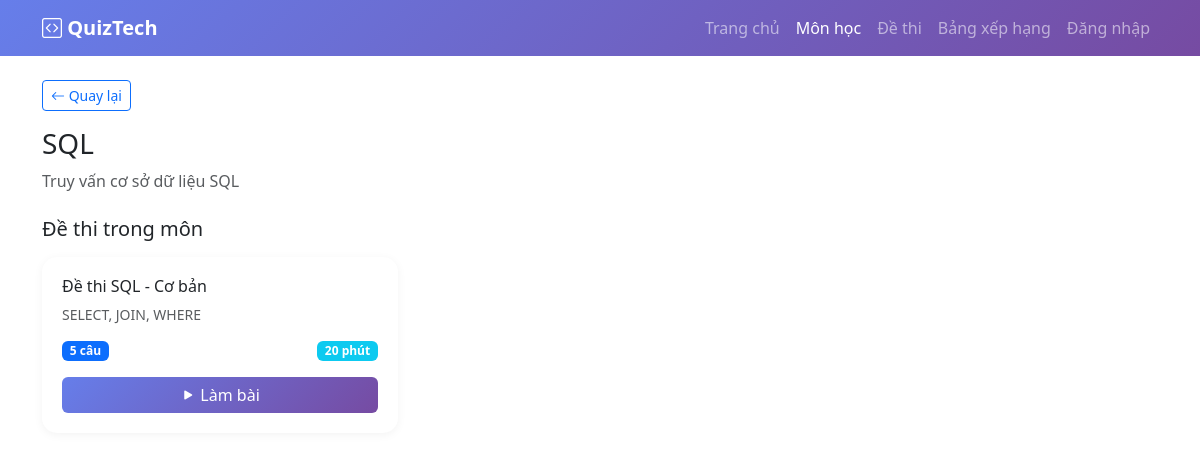
Page /subjects.php?id=4 on the committed database.
### tables this page shows
CREATE TABLE subjects (
    id INT PRIMARY KEY AUTO_INCREMENT,
    name VARCHAR(100) NOT NULL,
    description TEXT,
    icon VARCHAR(50),
    created_at TIMESTAMP DEFAULT CURRENT_TIMESTAMP
);

CREATE TABLE exams (
    id INT PRIMARY KEY AUTO_INCREMENT,
    subject_id INT,
    title VARCHAR(200) NOT NULL,
    description TEXT,
    time_limit INT DEFAULT 20,
    question_count INT DEFAULT 5,
    created_at TIMESTAMP DEFAULT CURRENT_TIMESTAMP,
    FOREIGN KEY (subject_id) REFERENCES subjects(id) ON DELETE CASCADE
);

### config/database.php (called while the page is built, shortened)
<?php
function isLoggedIn() {
    return isset($_SESSION['user_id']) && !empty($_SESSION['user_id']);
}
?>

### subjects.php (the view, shortened to what this page needs)
<?php
require_once 'config/database.php';
$subject_id = isset($_GET['id']) ? (int)$_GET['id'] : 0;
if ($subject_id > 0) {
    $stmt = $pdo->prepare("SELECT * FROM subjects WHERE id = ?");
    $stmt->execute([$subject_id]);
    $subject = $stmt->fetch();
    $exams = $pdo->prepare("SELECT * FROM exams WHERE subject_id = ?");
    $exams->execute([$subject_id]);
    $exams = $exams->fetchAll();
} else {
    $subjects = $pdo->query("SELECT * FROM subjects ORDER BY name")->fetchAll();
}
?>
<!DOCTYPE html>
<html lang="vi">
<head>
    <link href="https://cdn.jsdelivr.net/npm/bootstrap@5.3.0/dist/css/bootstrap.min.css" rel="stylesheet">
    <link rel="stylesheet" href="https://cdn.jsdelivr.net/npm/bootstrap-icons@1.11.0/font/bootstrap-icons.css">
    <link rel="stylesheet" href="assets/css/style.css">
</head>
<body>
    <nav class="navbar navbar-expand-lg navbar-dark" style="background: linear-gradient(135deg, #667eea 0%, #764ba2 100%);">
        <div class="container">
            <a class="navbar-brand fw-bold" href="index.php">
                <i class="bi bi-code-square"></i> QuizTech
            </a>
            <div class="collapse navbar-collapse" id="navbarNav">
                <ul class="navbar-nav ms-auto">
                    <li class="nav-item"><a class="nav-link" href="index.php">Trang chủ</a></li>
                    <li class="nav-item"><a class="nav-link active" href="subjects.php">Môn học</a></li>
                    <li class="nav-item"><a class="nav-link" href="exams.php">Đề thi</a></li>
                    <li class="nav-item"><a class="nav-link" href="leaderboard.php">Bảng xếp hạng</a></li>
                    <?php if (isLoggedIn()): ?>
                        <li class="nav-item"><a class="nav-link" href="logout.php">Đăng xuất</a></li>
                    <?php else: ?>
                        <li class="nav-item"><a class="nav-link" href="auth.php">Đăng nhập</a></li>
                    <?php endif; ?>
                </ul>
            </div>
        </div>
    </nav>
    <div class="container py-4">
        <?php if ($subject_id > 0 && isset($subject)): ?>
            <div class="mb-4">
                <a href="subjects.php" class="btn btn-outline-primary btn-sm">
                    <i class="bi bi-arrow-left"></i> Quay lại
                </a>
                <h3 class="mt-3"><?= htmlspecialchars($subject['name']) ?></h3>
                <p class="text-muted"><?= htmlspecialchars($subject['description']) ?></p>
            </div>
            <h5 class="mb-3">Đề thi trong môn</h5>
            <div class="row g-4">
                <?php if (empty($exams)): ?>
                    <div class="col-12">
                        <div class="alert alert-info">Chưa có đề thi cho môn này.</div>
                    </div>
                <?php else: ?>
                    <?php foreach($exams as $exam): ?>
                    <div class="col-md-4">
                        <div class="exam-card">
                            <h6><?= htmlspecialchars($exam['title']) ?></h6>
                            <p class="text-muted small"><?= htmlspecialchars($exam['description']) ?></p>
                            <div class="d-flex justify-content-between align-items-center mb-3">
                                <span class="badge bg-primary"><?= $exam['question_count'] ?> câu</span>
                                <span class="badge bg-info"><?= $exam['time_limit'] ?> phút</span>
                            </div>
                            <a href="exam.php?id=<?= $exam['id'] ?>" class="btn btn-primary w-100">
                                <i class="bi bi-play-fill"></i> Làm bài
                            </a>
                        </div>
                    </div>
                    <?php endforeach; ?>
                <?php endif; ?>
            </div>
        <?php endif; ?>
    </div>
</body>
</html>

### assets/css/style.css (style rules this page uses)
.exam-card { background: white; border-radius: 15px; padding: 20px; box-shadow: 0 2px 10px rgba(0,0,0,0.05); transition: all 0.3s ease; height: 100%; }
.btn-primary { background: linear-gradient(135deg, #667eea 0%, #764ba2 100%); border: none; }

### rows in the picture
subjects: name "SQL", description "Truy vấn cơ sở dữ liệu SQL"
exams: title "Đề thi SQL - Cơ bản", description "SELECT, JOIN, WHERE", question_count "5", time_limit "20"
